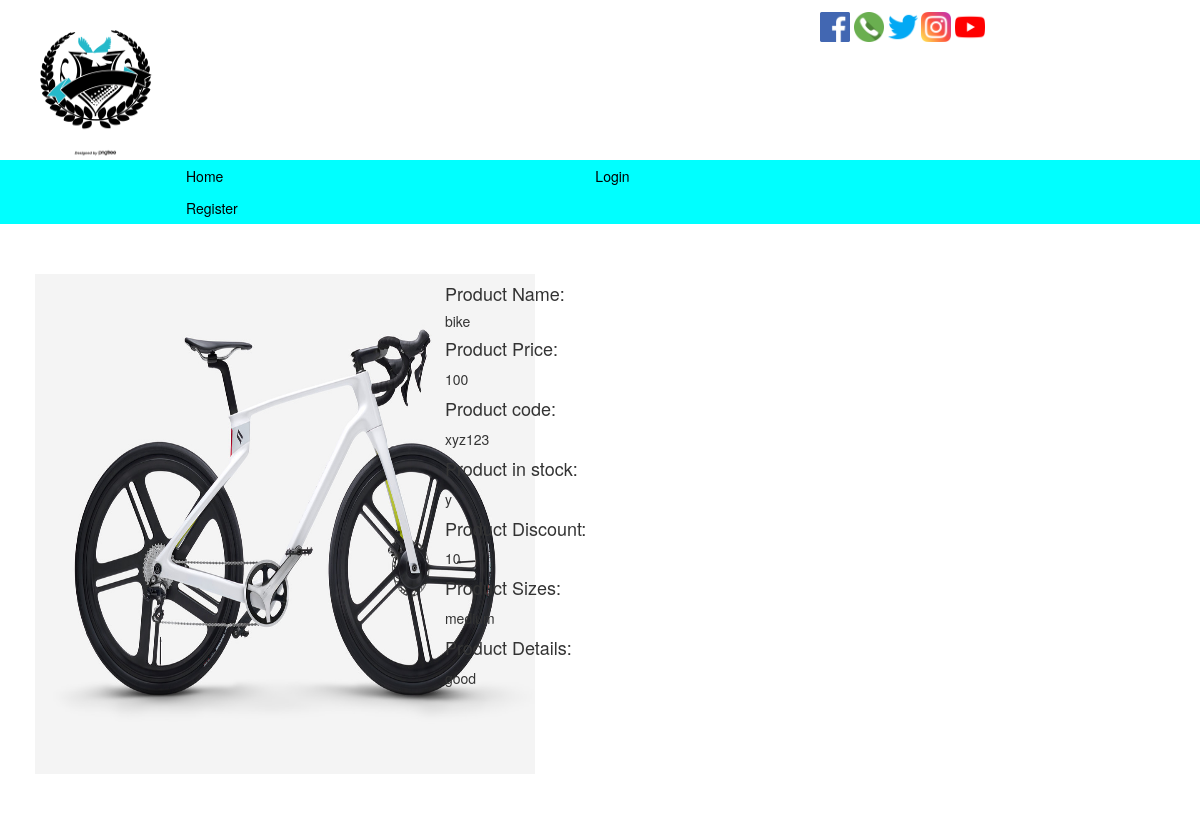
Page /Prodetail.php?id=1 on the committed database.
### tables this page shows
CREATE TABLE `tblproducts` (
  `productid` int(50) DEFAULT NULL,
  `productname` varchar(50) DEFAULT NULL,
  `productprice` double DEFAULT NULL,
  `productcode` varchar(50) DEFAULT NULL,
  `productinstock` tinytext DEFAULT NULL,
  `productdiscount` double DEFAULT NULL,
  `productsizes` varchar(50) DEFAULT NULL,
  `productdetails` text DEFAULT NULL,
  `productimg` varchar(200) DEFAULT NULL
);

### Prodetail.php (the view, shortened to what this page needs)
<?php
include_once("connection.php");
?>
<html>
<head>
    <link href="mystyle1.css" rel="stylesheet" type="text/css">
    <link rel="stylesheet" href="https://maxcdn.bootstrapcdn.com/bootstrap/3.4.1/css/bootstrap.min.css">
</head>
<body>
<div class="row" >
    <div class="col-md-6" >
        <a href="Home.html"> <img  style="margin : 20px 0px 0px 20px;" src="Img/Logo.png" width="150" height="140" ></a>
    </div>
    <div class="col-md-6 linee" >
        <div style="margin: 2% 35%">
            <img  src="Img/facebook.png" width="30" height="30">
            <img  src="Img/phone.png" width="30" height="30">
            <img  src="Img/twitter.png" width="30" height="30">
            <img  src="Img/instagram.png" width="30" height="30">
            <img  src="Img/youtube.png" width="30" height="30">
        </div>
    </div>
</div>
<div class="topnav">
    <a href="Home.html">Home</a>
    <a href="login.php">Login</a>
    <a href="register.php">Register</a>
</div>
<?php
$id = $_GET['id'];
$result = mysqli_query($mysqli, "SELECT * FROM tblproducts where productid=$id");
while($res = mysqli_fetch_array($result))
{
    ?>
    <div class="row">
        <div class="column1">
        <img width="500px" height="500px" src="uploads/<?php echo $res['productimg']; ?>"/>
        </div>
        <div class="column1">
            <h4>Product Name:</h4><h5><?php echo $res['productname'];?></h5>
            <h4>Product Price:</h4><?php echo $res['productprice'];?>
            <h4>Product code:</h4><?php echo  $res['productcode'];?>
            <h4>Product in stock:</h4><?php echo $res['productinstock'];?>
            <h4>Product Discount:</h4><?php echo $res['productdiscount'];?>
            <h4>Product Sizes:</h4><?php echo  $res['productsizes'];?>
            <h4>Product Details:</h4><?php echo  $res['productdetails'];?>
         <?php
            }
            ?>
        </div>
    </div>
</body>
</html>

### mystyle1.css (style rules this page uses)
* { box-sizing: border-box; }
body { margin: 0; }
.topnav { overflow: hidden; background-color: aqua; }
.topnav a { float: left; display: block; color: black; text-align: center; padding: 0.5% 15.5%; text-decoration: none; }
.row:after { content: ""; display: table; clear: both; }

### Prodetail.php (style rules this page uses)
.column1 { float: left; width: 33.33%; padding: 50px; }
.row:after { content: ""; display: table; clear: both; }

### rows in the picture
tblproducts: productimg (picture), productname "bike", productprice "100", productcode "xyz123", productinstock "y", productdiscount "10", productsizes "medium", productdetails "good"
